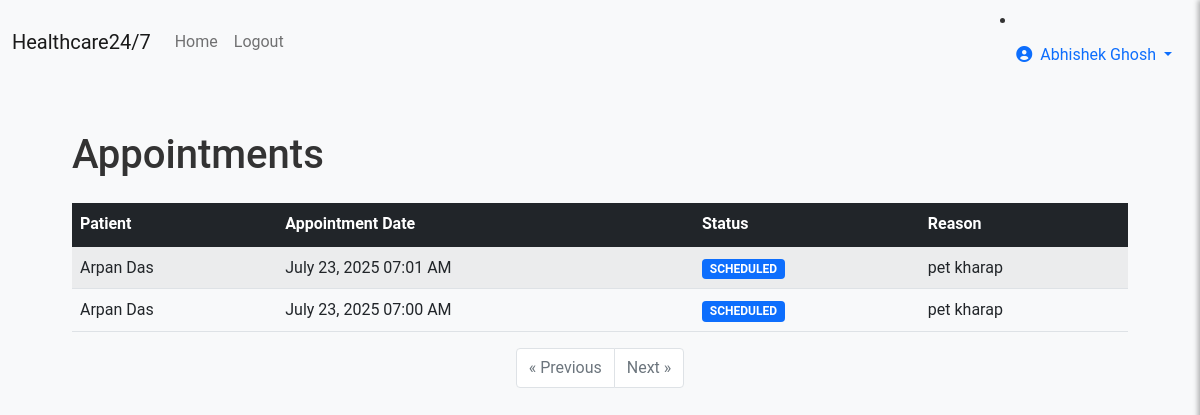
Screenshot of /staff/appointments (signed in) with the database file from the repository.
### models.py (models this page shows, shortened)
class User(UserMixin, db.Model):
    __tablename__ = 'users'
    id = db.Column(db.Integer, primary_key=True)
    username = db.Column(db.String(80), unique=True, nullable=False)
    email = db.Column(db.String(120), unique=True, nullable=False)
    password_hash = db.Column(db.String(256), nullable=False)
    first_name = db.Column(db.String(50), nullable=False)
    last_name = db.Column(db.String(50), nullable=False)
    phone = db.Column(db.String(20))
    address = db.Column(db.Text)
    date_of_birth = db.Column(db.Date)
    gender = db.Column(db.String(10))
    user_type = db.Column(db.String(20), nullable=False, default='patient')
    specialty = db.Column(db.String(100))  # For doctors
    license_number = db.Column(db.String(50))  # For medical staff
    department = db.Column(db.String(100))
    profile_picture = db.Column(db.String(200))
    is_active = db.Column(db.Boolean, default=True)
    created_at = db.Column(db.DateTime, default=datetime.utcnow)
    updated_at = db.Column(db.DateTime, default=datetime.utcnow, onupdate=datetime.utcnow)
    patient_appointments = db.relationship('Appointment', foreign_keys='Appointment.patient_id', backref='patient', lazy='dynamic')
    doctor_appointments = db.relationship('Appointment', foreign_keys='Appointment.doctor_id', backref='doctor', lazy='dynamic')
    sent_messages = db.relationship('Message', foreign_keys='Message.sender_id', backref='sender', lazy='dynamic')
    received_messages = db.relationship('Message', foreign_keys='Message.recipient_id', backref='recipient', lazy='dynamic')
    medical_records = db.relationship('MedicalRecord', backref='patient', lazy='dynamic', foreign_keys='MedicalRecord.patient_id')
    @property
    def full_name(self):
        return f"{self.first_name} {self.last_name}"
    def is_staff(self):
        return self.user_type in ['doctor', 'nurse', 'admin']

class Appointment(db.Model):
    __tablename__ = 'appointments'
    id = db.Column(db.Integer, primary_key=True)
    patient_id = db.Column(db.Integer, db.ForeignKey('users.id'), nullable=False)
    doctor_id = db.Column(db.Integer, db.ForeignKey('users.id'), nullable=False)
    appointment_date = db.Column(db.DateTime, nullable=False)
    duration_minutes = db.Column(db.Integer, default=30)
    reason = db.Column(db.String(200))
    notes = db.Column(db.Text)
    status = db.Column(db.String(20), default='scheduled')
    fee_amount = db.Column(db.Numeric(10, 2))
    payment_status = db.Column(db.String(20), default='pending')  # 'pending', 'paid', 'refunded'
    created_at = db.Column(db.DateTime, default=datetime.utcnow)
    updated_at = db.Column(db.DateTime, default=datetime.utcnow, onupdate=datetime.utcnow)

### routes.py (the view)
@app.route('/staff/appointments')
@login_required
def staff_appointments():
    if not current_user.is_staff():
        return redirect(url_for('patient_dashboard'))
    page = request.args.get('page', 1, type=int)
    appointments = Appointment.query.filter_by(doctor_id=current_user.id)\
        .order_by(Appointment.appointment_date.desc())\
        .paginate(page=page, per_page=10, error_out=False)
    return render_template('staff_appointments.html', appointments=appointments)

### app.py (called while the page is built)
@login_manager.user_loader
def load_user(user_id):
    from models import User
    return User.query.get(int(user_id))

### templates/staff_appointments.html (shortened to what this page needs)
{% extends "base.html" %}
{% block content %}
<div class="container my-5">
    <h1 class="mb-4">Appointments</h1>
    {% if appointments.items %}
        <table class="table table-striped table-hover align-middle">
            <thead class="table-dark">
                <tr>
                    <th>Patient</th>
                    <th>Appointment Date</th>
                    <th>Status</th>
                    <th>Reason</th>
                </tr>
            </thead>
            <tbody>
                {% for appointment in appointments.items %}
                <tr>
                    <td>{{ appointment.patient.full_name }}</td>
                    <td>{{ appointment.appointment_date.strftime('%B %d, %Y %I:%M %p') }}</td>
                    <td>
                        {% if appointment.status == 'scheduled' %}
                            <span class="badge bg-primary text-uppercase">{{ appointment.status }}</span>
                        {% elif appointment.status == 'confirmed' %}
                            <span class="badge bg-success text-uppercase">{{ appointment.status }}</span>
                        {% elif appointment.status == 'cancelled' %}
                            <span class="badge bg-danger text-uppercase">{{ appointment.status }}</span>
                        {% else %}
                            <span class="badge bg-secondary text-uppercase">{{ appointment.status }}</span>
                        {% endif %}
                    </td>
                    <td>{{ appointment.reason }}</td>
                </tr>
                {% endfor %}
            </tbody>
        </table>
        <nav aria-label="Page navigation">
            <ul class="pagination justify-content-center">
                {% if appointments.has_prev %}
                <li class="page-item">
                    <a class="page-link" href="{{ url_for('staff_appointments', page=appointments.prev_num) }}" aria-label="Previous">
                        <span aria-hidden="true">&laquo; Previous</span>
                    </a>
                </li>
                {% else %}
                <li class="page-item disabled">
                    <span class="page-link">&laquo; Previous</span>
                </li>
                {% endif %}
                {% if appointments.has_next %}
                <li class="page-item">
                    <a class="page-link" href="{{ url_for('staff_appointments', page=appointments.next_num) }}" aria-label="Next">
                        <span aria-hidden="true">Next &raquo;</span>
                    </a>
                </li>
                {% else %}
                <li class="page-item disabled">
                    <span class="page-link">Next &raquo;</span>
                </li>
                {% endif %}
            </ul>
        </nav>
    {% else %}
        <div class="alert alert-info text-center">
            No appointments found.
        </div>
    {% endif %}
</div>
{% endblock %}

### templates/base.html (shortened to what this page needs)
<!DOCTYPE html>
<html lang="en">
<head>
    <link href="https://cdn.jsdelivr.net/npm/bootstrap@5.1.3/dist/css/bootstrap.min.css" rel="stylesheet" />
    <link rel="stylesheet" href="https://cdnjs.cloudflare.com/ajax/libs/font-awesome/6.0.0/css/all.min.css" />
    <link rel="stylesheet" href="{{ url_for('static', filename='css/styles.css') }}" />
</head>
<body>
    <nav class="navbar navbar-expand-lg navbar-light bg-light mb-3">
        <div class="container-fluid">
            <a class="navbar-brand" href="{{ url_for('index') }}">Healthcare24/7</a>
            <div class="collapse navbar-collapse" id="navbarSupportedContent">
                <ul class="navbar-nav me-auto mb-2 mb-lg-0">
                    {% if current_user.is_authenticated %}
                        <li class="nav-item">
                            <a class="nav-link" href="{{ url_for('index') }}">Home</a>
                        </li>
                        <li class="nav-item">
                            <a class="nav-link" href="{{ url_for('logout') }}">Logout</a>
                        </li>
                    {% endif %}
                </ul>
                {% if current_user.is_authenticated %}
                <li class="nav-item dropdown">
                    <a class="nav-link dropdown-toggle" href="javascript:void(0);" id="userDropdown" role="button" data-bs-toggle="dropdown" aria-expanded="false">
                        <i class="fas fa-user-circle me-1"></i> {{ current_user.full_name }}
                    </a>
                </li>
                {% endif %}
            </div>
        </div>
    </nav>
    {% block content %}{% endblock %}
</body>
</html>

### static/css/styles.css (style rules this page uses)
* { box-sizing: border-box; margin: 0; padding: 0; }
body { font-family: 'Roboto', Arial, sans-serif; background-color: #f8f9fa; color: #333; line-height: 1.6; }
.container { width: 90%; max-width: 1200px; margin: 0 auto; }

### rows the page displays
User: full_name "Abhishek Ghosh"
Appointment: patient.full_name "Arpan Das", appointment_date "July 23, 2025 07:01 AM", status "SCHEDULED", reason "pet kharap"
Appointment: patient.full_name "Arpan Das", appointment_date "July 23, 2025 07:00 AM", status "SCHEDULED", reason "pet kharap"
